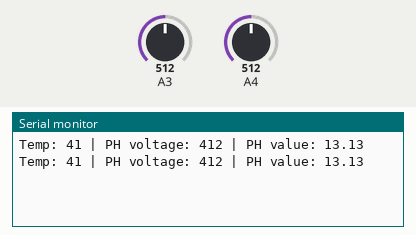
Simulated run of this sketch. Board: Arduino Uno, built with avr-gcc and run on an emulated ATmega328P. Shown: the last lines printed to the serial monitor. The inputs (shaded band) are chosen by the test bench; at power-on: A3 = 512, A4 = 512.

Above: at 2.8 s.
2.9 s: A3 set to 716
At 3.7 s:
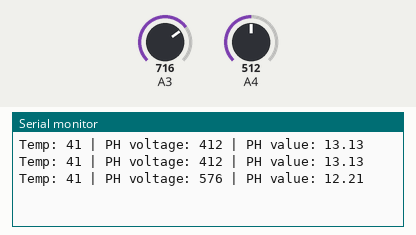
4.4 s: A4 set to 716
At 5.7 s:
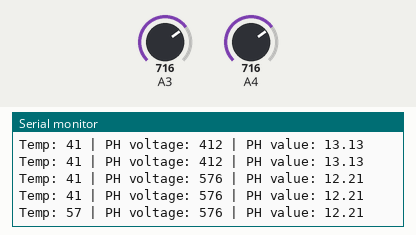
5.9 s: A3 set to 900
At 6.8 s:
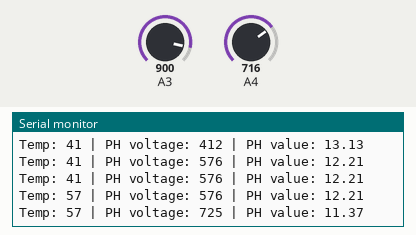
7.4 s: A4 set to 900
At 8.7 s:
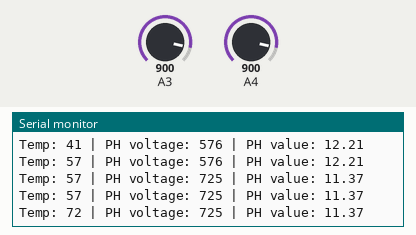
Timing chart, 0 to 9.9 s (numbered marks = the images above; inputs shaded):
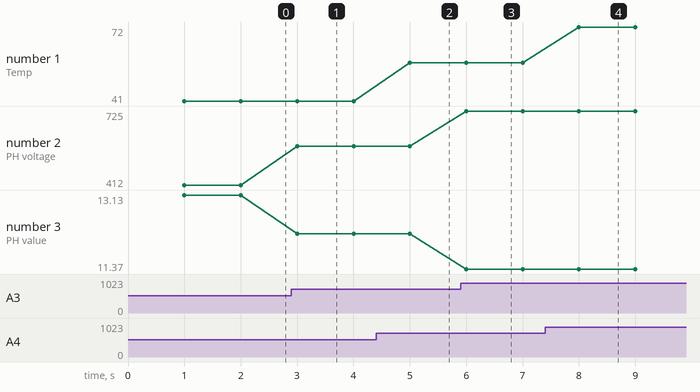

Measured:
- after the input at 2.9 s, the serial monitor: prints a new line after 0.10 s (image 1)
- after the input at 4.4 s, the serial monitor: prints a new line after 0.60 s (image 2)
- after the input at 5.9 s, the serial monitor: prints a new line after 0.10 s (image 3)
- after the input at 7.4 s, the serial monitor: prints a new line after 0.60 s (image 4)
- plotted number 1: 41 → 57 after the input at 4.4 s, 57 → 72 after the input at 7.4 s
- plotted number 2: 412 → 576 after the input at 2.9 s, 576 → 725 after the input at 5.9 s
- plotted number 3: 13.13 → 12.21 after the input at 2.9 s, 12.21 → 11.37 after the input at 5.9 s

The sketch:

PH_Sensor.ino
```cpp
/*
 * Serial Monitor:
 * enterph -> vào chế độ hiệu chuẩn
 * calph   -> hiệu chuẩn với dung dịch đệm chuẩn, hai dung dịch đệm (4.0 và 7.0) sẽ được tự động nhận diện
 * exitph  -> ưu các thông số đã hiệu chuẩn và thoát khỏi chế độ hiệu chuẩn
 * Nếu không có cảm biến nhiệt độ gán cứng biến temp thành nhiệt độ đo thực tế.
*/

#include "PH_Sensor.h"
#include "LM35_Sensor.h"

LM35_Sensor lm35(4);
PH_Sensor phSensor(3);
PH_Sensor::PH_Data phData;

unsigned long lastTime_TEMP = 0;
unsigned long lastTime_PH   = 0;

const unsigned long interval_TEMP = 1000;
const unsigned long interval_PH   = 1000;

uint8_t temp = 0;

void setup()
{
  Serial.begin(115200);
  phSensor.begin();
}

void loop()
{
  unsigned long now = millis();

  if (now - lastTime_TEMP >= interval_TEMP) {
    lastTime_TEMP = now;
    temp = lm35.readTemperature();
  }

  if (now - lastTime_PH >= interval_PH) {
    lastTime_PH = now;
    phSensor.update(phData, temp);

    Serial.print("Temp: "); Serial.print(temp); Serial.print(" | ");
    Serial.print("PH voltage: "); Serial.print(phData.voltage); Serial.print(" | ");
    Serial.print("PH value: "); Serial.println(phData.value, 2);
  }

  phSensor.calibration(temp);
}
```
